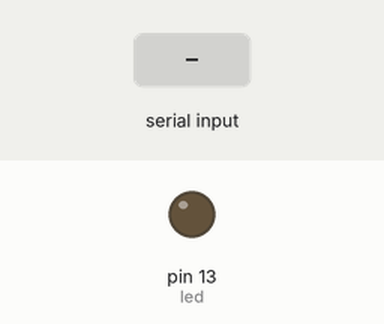
Recording of a sketch running on a simulated Arduino Uno, built with avr-gcc and run on an emulated ATmega328P. Shown: output pins drawn as LEDs (lit = HIGH). The inputs (shaded band) are chosen by the test bench.

Above: at 1.2 s.
1.3 s: "1" received over Serial
At 2.3 s:
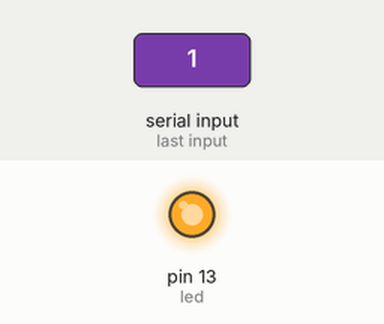
2.8 s: "0" received over Serial
At 3.5 s:
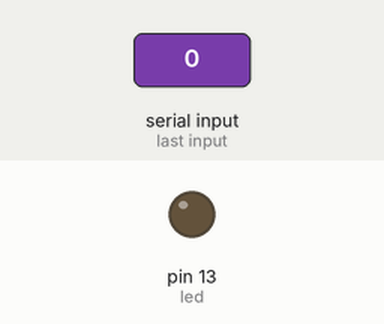
Timing chart, 0 to 5.8 s (numbered marks = the images above; inputs shaded):
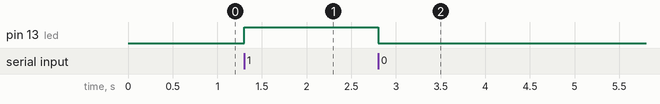

Measured:
- after the input at 1.3 s, pin 13 (led): LOW → HIGH at once
- after the input at 2.8 s, pin 13 (led): HIGH → LOW at once

The sketch:

char_matlab.ino
```cpp
int led = 13;
char a;
void setup()
{
  Serial.begin(9600);
  pinMode (led,OUTPUT);
}

void loop()
{
 if(Serial.available())
    {
         a=Serial.read();
         if(a=='1')
          {
            digitalWrite (led,HIGH);
          }
         else
          {
            digitalWrite (led,LOW);
          }
    }
}
```
